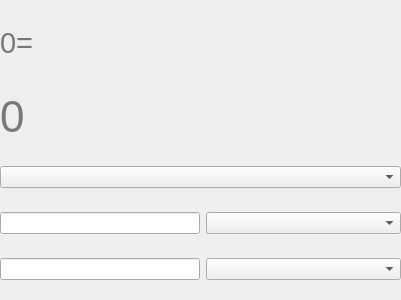
<?xml version="1.0" encoding="UTF-8"?>
<ui version="4.0">
 <class>Form</class>
 <widget class="QWidget" name="Form">
  <property name="geometry">
   <rect>
    <x>0</x>
    <y>0</y>
    <width>401</width>
    <height>300</height>
   </rect>
  </property>
  <property name="windowTitle">
   <string>单位换算器</string>
  </property>
  <widget class="QWidget" name="gridLayoutWidget">
   <property name="geometry">
    <rect>
     <x>0</x>
     <y>0</y>
     <width>401</width>
     <height>301</height>
    </rect>
   </property>
   <property name="minimumSize">
    <size>
     <width>195</width>
     <height>0</height>
    </size>
   </property>
   <property name="maximumSize">
    <size>
     <width>1000000</width>
     <height>16777215</height>
    </size>
   </property>
   <layout class="QGridLayout" name="gridLayout">
    <item row="4" column="1">
     <widget class="QComboBox" name="comboBox_twe">
      <property name="minimumSize">
       <size>
        <width>195</width>
        <height>0</height>
       </size>
      </property>
      <property name="maximumSize">
       <size>
        <width>1000000</width>
        <height>16777215</height>
       </size>
      </property>
     </widget>
    </item>
    <item row="3" column="0">
     <widget class="QLineEdit" name="one_lineEdit"/>
    </item>
    <item row="4" column="0">
     <widget class="QLineEdit" name="twe_lineEdit"/>
    </item>
    <item row="0" column="0" colspan="2">
     <widget class="QLabel" name="oring_data_label">
      <property name="minimumSize">
       <size>
        <width>0</width>
        <height>0</height>
       </size>
      </property>
      <property name="maximumSize">
       <size>
        <width>16777215</width>
        <height>50</height>
       </size>
      </property>
      <property name="font">
       <font>
        <pointsize>22</pointsize>
       </font>
      </property>
      <property name="styleSheet">
       <string notr="true">color: rgb(120, 120, 120);</string>
      </property>
      <property name="text">
       <string>0=</string>
      </property>
     </widget>
    </item>
    <item row="1" column="0" colspan="2">
     <widget class="QLabel" name="trans_data_label">
      <property name="minimumSize">
       <size>
        <width>0</width>
        <height>0</height>
       </size>
      </property>
      <property name="maximumSize">
       <size>
        <width>16777215</width>
        <height>50</height>
       </size>
      </property>
      <property name="font">
       <font>
        <pointsize>33</pointsize>
       </font>
      </property>
      <property name="styleSheet">
       <string notr="true">color: rgb(120, 120, 120);</string>
      </property>
      <property name="text">
       <string>0</string>
      </property>
     </widget>
    </item>
    <item row="3" column="1">
     <widget class="QComboBox" name="comboBox_one">
      <property name="minimumSize">
       <size>
        <width>195</width>
        <height>0</height>
       </size>
      </property>
      <property name="maximumSize">
       <size>
        <width>1000000</width>
        <height>16777215</height>
       </size>
      </property>
     </widget>
    </item>
    <item row="2" column="0" colspan="2">
     <widget class="QComboBox" name="data_type_comboBox"/>
    </item>
   </layout>
  </widget>
 </widget>
 <resources/>
 <connections/>
</ui>
